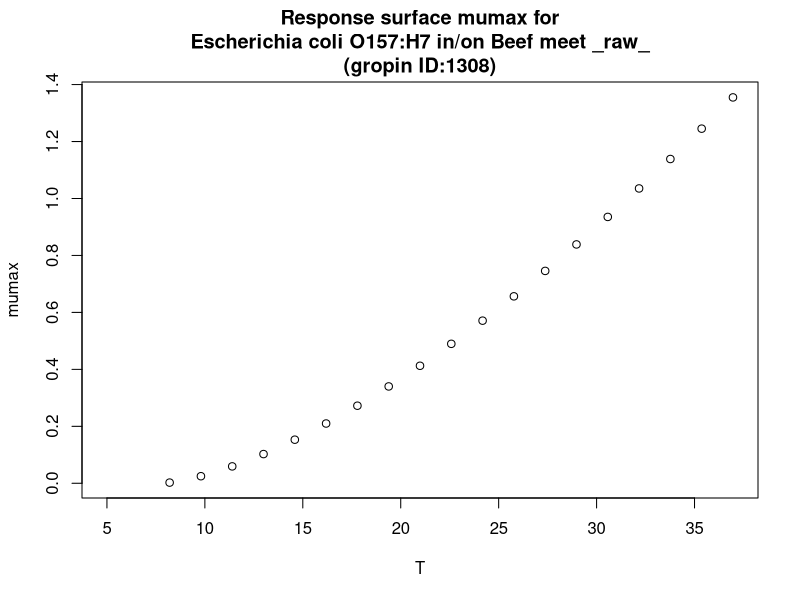

Source code (R):
#############################
# start of Parameter script
#############################
T <- seq(5.005,36.963036963037,length.out=21)
#############################
# end of Parameter script
#############################
############################# 
# start of Model script Gropin ID 1308 
#############################
 
# constant coefficients for this model
 
variables <- data.frame(T)
argumentsPar <- expand.grid(variables)
 
# heart of the model
response_surface <- function(T) {
   mumax <-(0.00859*(T-7.77)^1.5)

return(mumax=mumax)
} 

# output parameters
responseSurface <- cbind(argumentsPar,response_surface(argumentsPar['T']))
colnames(responseSurface) <- c(colnames(argumentsPar),'mumax')
#############################
# End of Model script
#############################
############################# 
# start of Visualisation script Gropin ID 1308 
#############################
plot(T,responseSurface$'mumax',xlab='T',
                          ylab='mumax',main='Response surface mumax for
Escherichia coli O157:H7 in/on Beef meet _raw_
(gropin ID:1308)')
#############################
# End of Visualisation script
#############################
